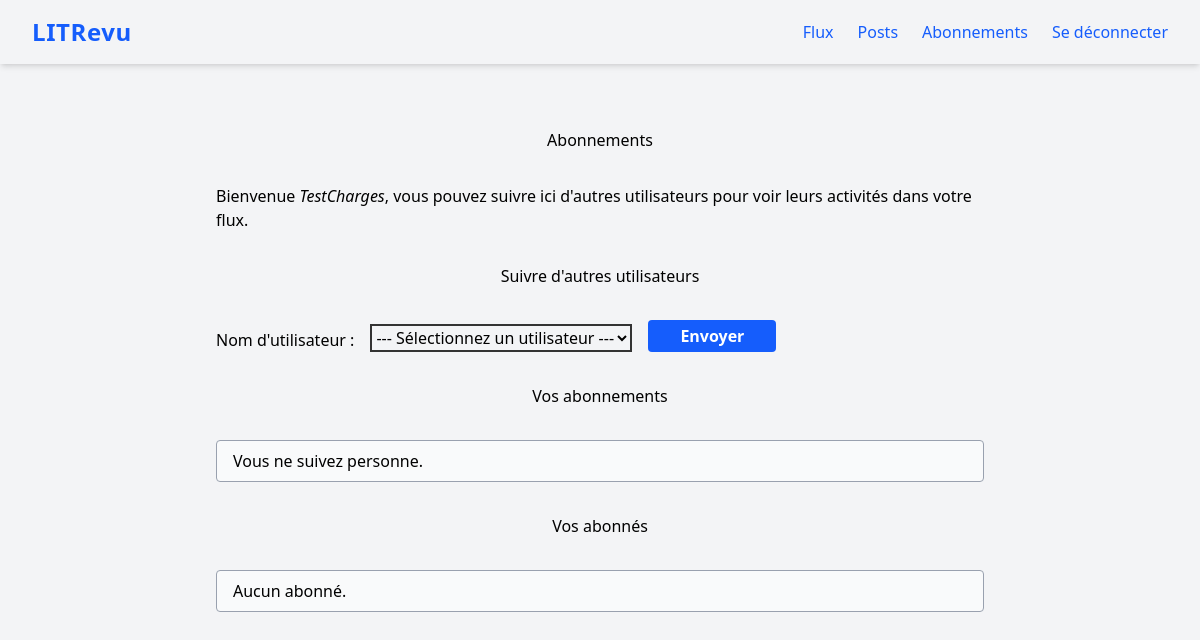
The page /follow-users/ (signed in) on the database as committed earlier.
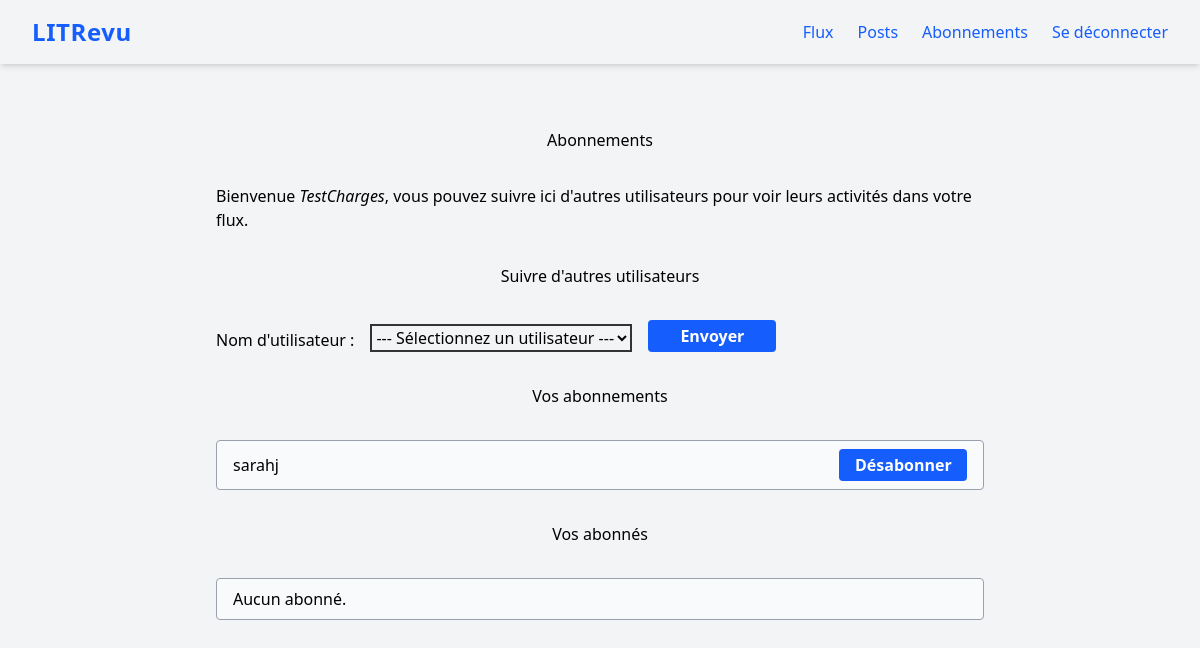
The same page on the database as committed later.
### review/models.py (models this page shows, shortened)
class UserFollows(models.Model):
    user = models.ForeignKey(
        to=settings.AUTH_USER_MODEL,
        related_name='following',
        on_delete=models.CASCADE
    )
    followed_user = models.ForeignKey(
        to=settings.AUTH_USER_MODEL,
        related_name='followed_by',
        on_delete=models.CASCADE
    )
    class Meta:
        unique_together = ('user', 'followed_user', )

### authentication/models.py (models this page shows)
class User(AbstractUser):
    follows = models.ManyToManyField(
        'self',
        symmetrical=False,
        verbose_name='suit'
    )

### review/views.py (the view)
# urls.py: path('follow-users/', review.views.follow_users, name='follow-users'),
@login_required
def follow_users(request):
    message = None
    if request.method == 'POST':
        form = forms.FollowUsersForm(request.POST, user=request.user)
        if form.is_valid():
            username = form.cleaned_data['username']
            try:
                user_to_follow = User.objects.get(username=username)
                if user_to_follow == request.user:
                    message = "Vous ne pouvez pas vous suivre vous-même."
                elif models.UserFollows.objects.filter(
                    user=request.user,
                    followed_user=user_to_follow
                ).exists():
                    message = f"Vous suivez déjà {username}."
                else:
                    models.UserFollows.objects.create(
                        user=request.user,
                        followed_user=user_to_follow
                        )
                    message = f"Vous suivez maintenant {username}."
            except User.DoesNotExist:
                message = f"L'utilisateur '{username}' n'existe pas."
    else:
        form = forms.FollowUsersForm(user=request.user)
    followers = models.UserFollows.objects.filter(followed_user=request.user)
    following = models.UserFollows.objects.filter(user=request.user)
    return render(
        request,
        'review/follow_users_form.html',
        context={
            'form': form,
            'followers': followers,
            'following': following,
            'message': message
        }
    )

### review/forms.py
class FollowUsersForm(forms.Form):
    username = forms.ChoiceField(
        label="Nom d'utilisateur",
        choices=[],
        widget=forms.Select(attrs={
            'class': 'form-control',
            'style': 'border:2px solid #333;'
        })
    )
    def __init__(self, *args, **kwargs):
        current_user = kwargs.pop('user', None)
        super().__init__(*args, **kwargs)
        User = get_user_model()
        users_qs = User.objects.all()
        if current_user:
            users_qs = users_qs.exclude(pk=current_user.pk)
            already_followed = UserFollows.objects.filter(
                user=current_user
            ).values_list('followed_user', flat=True)
            users_qs = users_qs.exclude(pk__in=already_followed)
        self.fields['username'].choices = [
            ('', '--- Sélectionnez un utilisateur ---')
        ] + [
            (user.username, user.username) for user in users_qs
        ]

### review/templates/review/follow_users_form.html (shortened to what this page needs)
{% extends 'base.html' %}
{% block content %}
    <main role="main">
        <h1 class="text-center my-8">Abonnements</h1>
        <p class="mb-4">Bienvenue <em>{{ user.username }}</em>, vous pouvez suivre ici d'autres utilisateurs pour voir leurs activités dans votre flux.</p>
        <h2 class="text-center my-8">Suivre d'autres utilisateurs</h2>
        <form method="post">
            <div style="display: flex; align-items: flex-end; gap: 1rem;">
                <label for="{{ form.username.id_for_label }}">{{ form.username.label }} : </label>
                {{ form.username }}
                <button type="submit" class="bg-blue-600 text-white px-4 py-1 rounded hover:bg-blue-700 font-semibold transition w-32">Envoyer</button>
            </div>
        </form>
        <h2 class="text-center my-8">Vos abonnements</h2>
    <div class="flex flex-col gap-2 mb-8">
        {% for follow in following %}
            <div class="flex items-center justify-between border border-gray-400 rounded px-4 py-2 bg-gray-50">
                <span>{{ follow.followed_user }}</span>
                <form method="post" action="{% url 'unfollow-user' follow.followed_user.id %}">
                    <button type="submit" class="bg-blue-600 text-white px-4 py-1 rounded hover:bg-blue-700 font-semibold transition w-32">Désabonner</button>
                </form>
            </div>
        {% empty %}
            <div class="border border-gray-400 rounded px-4 py-2 bg-gray-50">Vous ne suivez personne.</div>
        {% endfor %}
    </div>
    <h2 class="text-center my-8">Vos abonnés</h2>
    <div class="flex flex-col gap-2 mb-8">
        {% for follow in followers %}
            <div class="border border-gray-400 rounded px-4 py-2 bg-gray-50">{{ follow.user }}</div>
        {% empty %}
            <div class="border border-gray-400 rounded px-4 py-2 bg-gray-50">Aucun abonné.</div>
        {% endfor %}
    </div>
    </main>
{% endblock content %}

Rows that differ between the two databases and show on the page:
added UserFollows: followed_user "sarahj"
Other text that changed with them:
text no longer shown: "Vous ne suivez personne."
